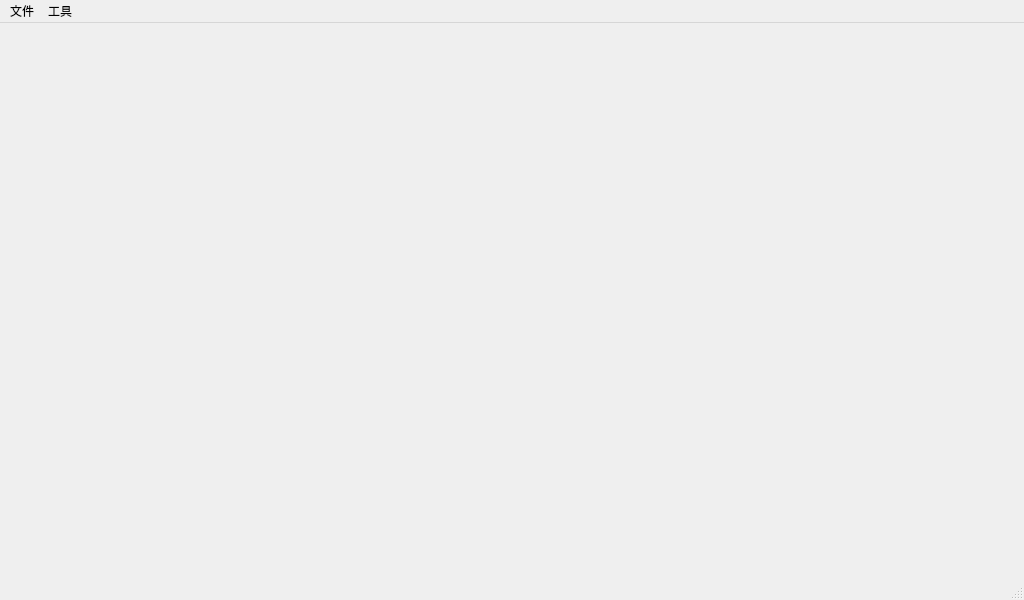
<?xml version="1.0" encoding="UTF-8"?>
<ui version="4.0">
 <class>MainWindow</class>
 <widget class="QMainWindow" name="MainWindow">
  <property name="geometry">
   <rect>
    <x>0</x>
    <y>0</y>
    <width>1024</width>
    <height>600</height>
   </rect>
  </property>
  <property name="minimumSize">
   <size>
    <width>640</width>
    <height>400</height>
   </size>
  </property>
  <property name="baseSize">
   <size>
    <width>1100</width>
    <height>800</height>
   </size>
  </property>
  <property name="mouseTracking">
   <bool>false</bool>
  </property>
  <property name="windowTitle">
   <string>MGMainWindow</string>
  </property>
  <property name="styleSheet">
   <string notr="true"/>
  </property>
  <widget class="QWidget" name="centralWidget">
   <property name="sizePolicy">
    <sizepolicy hsizetype="MinimumExpanding" vsizetype="MinimumExpanding">
     <horstretch>0</horstretch>
     <verstretch>0</verstretch>
    </sizepolicy>
   </property>
   <property name="minimumSize">
    <size>
     <width>200</width>
     <height>150</height>
    </size>
   </property>
  </widget>
  <widget class="QMenuBar" name="menuBar">
   <property name="geometry">
    <rect>
     <x>0</x>
     <y>0</y>
     <width>1024</width>
     <height>22</height>
    </rect>
   </property>
   <widget class="QMenu" name="menuFile">
    <property name="title">
     <string>文件</string>
    </property>
    <addaction name="separator"/>
    <addaction name="actionStatusBar"/>
    <addaction name="separator"/>
    <addaction name="actionExit"/>
   </widget>
   <widget class="QMenu" name="menuWidgets">
    <property name="title">
     <string>工具</string>
    </property>
   </widget>
   <addaction name="menuFile"/>
   <addaction name="menuWidgets"/>
  </widget>
  <widget class="QStatusBar" name="statusBar"/>
  <action name="actionExit">
   <property name="text">
    <string>退出</string>
   </property>
   <property name="shortcut">
    <string>Ctrl+Q</string>
   </property>
  </action>
  <action name="actionAdd_Link">
   <property name="text">
    <string>链接管理</string>
   </property>
  </action>
  <action name="actionAdvanced_Mode">
   <property name="checkable">
    <bool>true</bool>
   </property>
   <property name="text">
    <string>高级模式</string>
   </property>
  </action>
  <action name="actionStatusBar">
   <property name="checkable">
    <bool>true</bool>
   </property>
   <property name="text">
    <string>飞行数据回放</string>
   </property>
  </action>
 </widget>
 <layoutdefault spacing="6" margin="11"/>
 <resources/>
 <connections>
  <connection>
   <sender>actionExit</sender>
   <signal>triggered()</signal>
   <receiver>MainWindow</receiver>
   <slot>close()</slot>
   <hints>
    <hint type="sourcelabel">
     <x>-1</x>
     <y>-1</y>
    </hint>
    <hint type="destinationlabel">
     <x>299</x>
     <y>199</y>
    </hint>
   </hints>
  </connection>
 </connections>
</ui>
